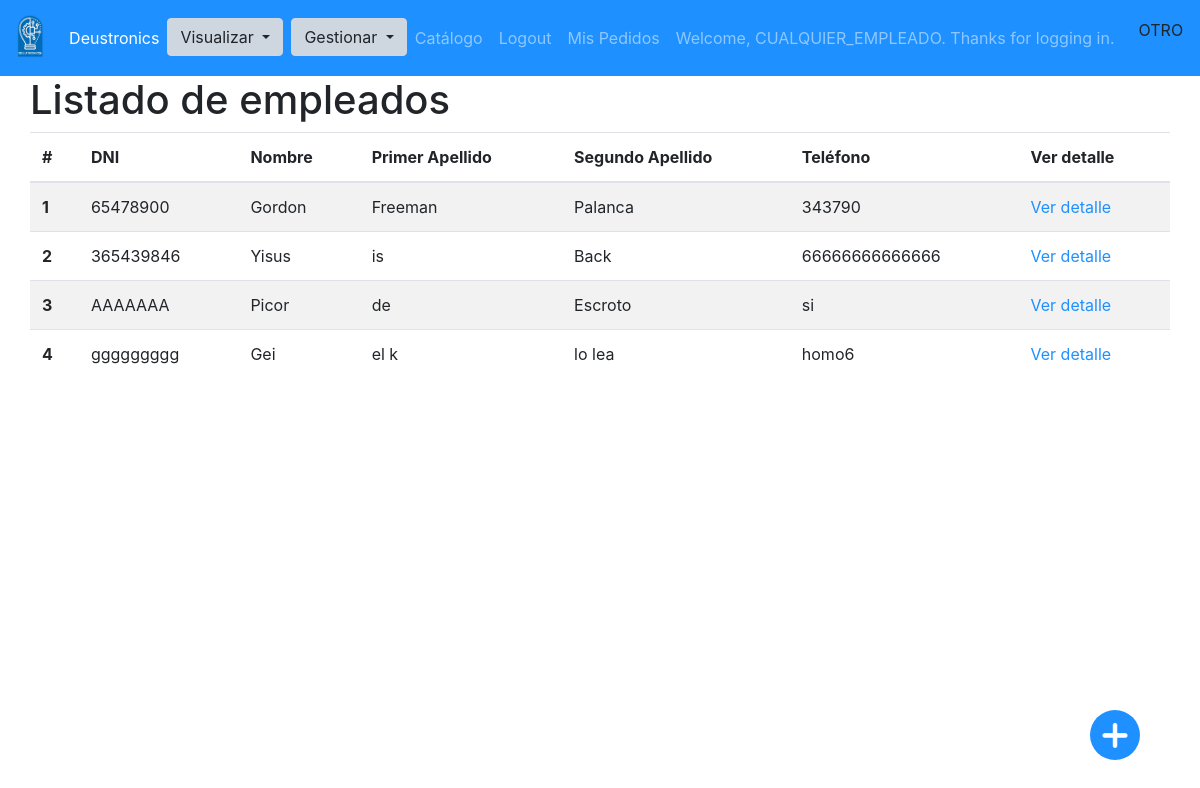
The page /empleados/ (signed in) on the database as committed earlier.
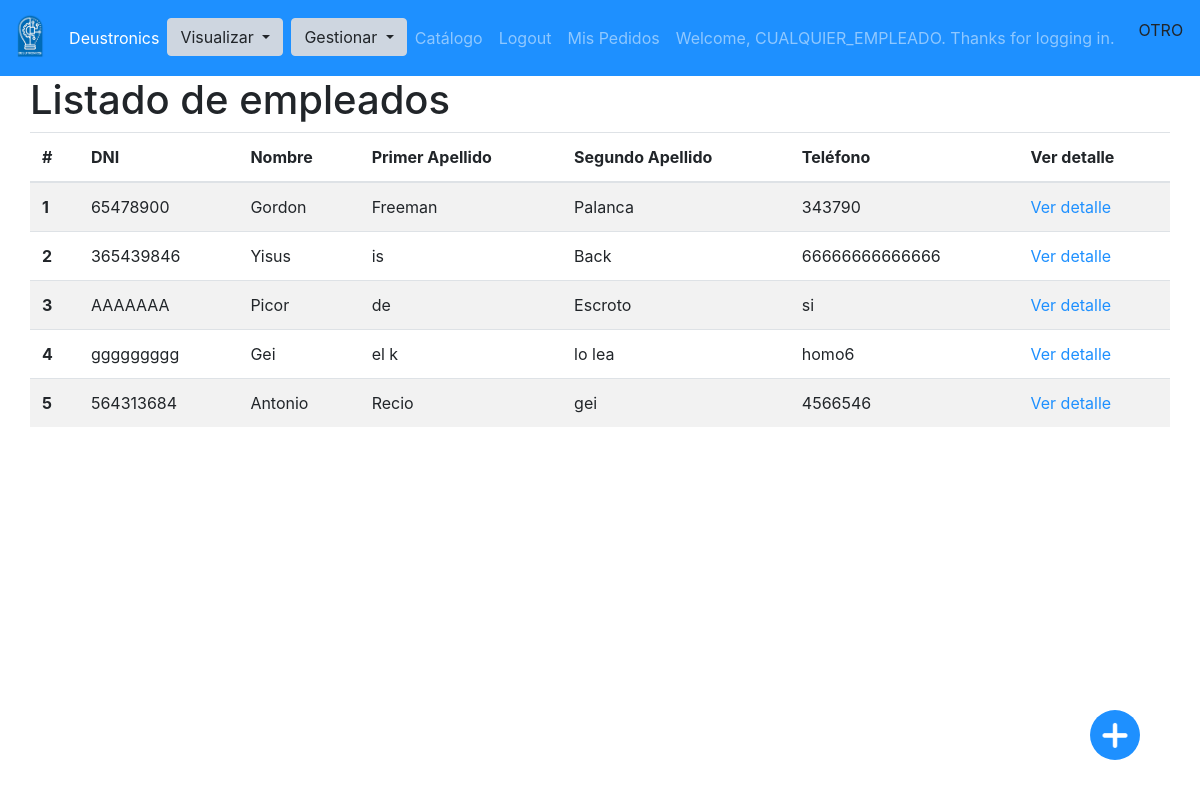
The same page on the database as committed later.
### app/models.py (models this page shows, shortened)
class Empleado(models.Model):
    dni = models.CharField(max_length=9)
    nombre = models.CharField(max_length=100)
    apellido1 = models.CharField(max_length=100)
    apellido2 = models.CharField(max_length=100)
    telefono = models.CharField(max_length=15)
    usuario = models.ForeignKey(User, on_delete=models.CASCADE,unique=True)

### app/views.py (the view)
# urls.py: path('empleados/', login_required(views.EmpleadoListView.as_view()), name='empleado_lista'),
class EmpleadoListView(View):
    def get(self, request, *args, **kwargs):
        context = {
            'empleados': Empleado.objects.all(),
            'urlBotonFlotante':reverse('empleado_create')
        }
        return render(request, "empleado_lista.html", context)

### app/templatetags/sesion_tags.py (called while the page is built)
@register.filter(name='has_group')
def has_group(user, group_name):
    return user.groups.filter(name=group_name).exists()

### app/templates/empleado_lista.html
{%extends 'base.html'%} {% block content%}
<h1>
  Listado de empleados
</h1>
<table class="table table-striped">
  <thead>
    <tr>
      <th scope="col">#</th>
      <th scope="col">DNI</th>
      <th scope="col">Nombre</th>
      <th scope="col">Primer Apellido</th>
      <th scope="col">Segundo Apellido</th>
      <th scope="col">Teléfono</th>
      <th scope="col">Ver detalle</th>
    </tr>
  </thead>
  <tbody>
    {%for empleado in empleados%}
    <tr>
      <th scope="row">{{empleado.id}}</th>
      <td>{{empleado.dni}}</td>
      <td>{{empleado.nombre}}</td>
      <td>{{empleado.apellido1}}</td>
      <td>{{empleado.apellido2}}</td>
      <td>{{empleado.telefono}}</td>
      <td><a href="{%url 'empleado_detalle' empleado.id %}"> Ver detalle</a></td>
    </tr>
    {%endfor%}
  </tbody>
</table>
{%endblock%}

Rows that differ between the two databases and show on the page:
added Empleado: id "5", dni "564313684", nombre "Antonio", apellido1 "Recio", apellido2 "gei", telefono "4566546"
